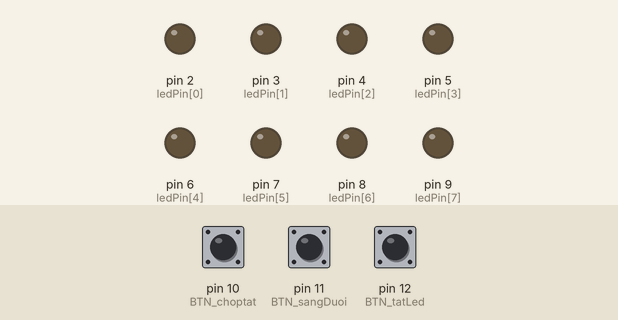
Bench run of a sketch on a simulated Arduino Uno, built with avr-gcc and run on an emulated ATmega328P. Parts: output pins drawn as LEDs (lit = HIGH). The test bench sets the inputs (shaded band); at power-on: pin 10 (BTN_choptat) LOW, pin 11 (BTN_sangDuoi) LOW, pin 12 (BTN_tatLed) LOW. What the sketch prints to the serial monitor is not drawn.

Above: at 0.8 s.
0.9 s: pin 10 (BTN_choptat) pulled HIGH for 0.15 s
At 2.0 s:
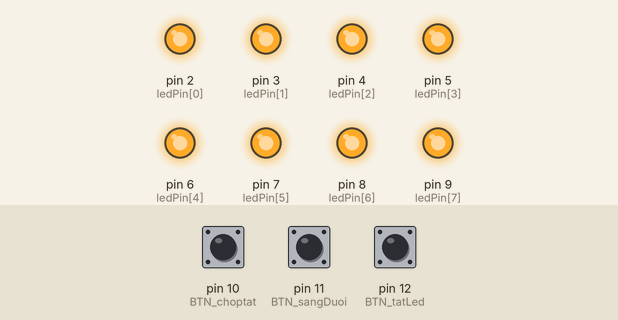
4.0 s: pin 11 (BTN_sangDuoi) pulled HIGH for 0.15 s
7.0 s: pin 12 (BTN_tatLed) pulled HIGH for 0.15 s
At 7.4 s:
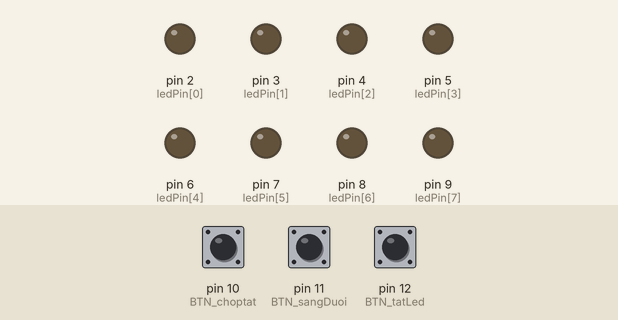
8.6 s: pin 11 (BTN_sangDuoi) pulled HIGH for 0.15 s
At 9.7 s:
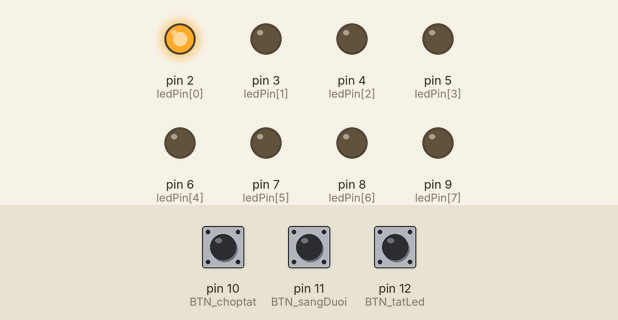
11.7 s: pin 10 (BTN_choptat) pulled HIGH for 1 s
At 12.5 s:
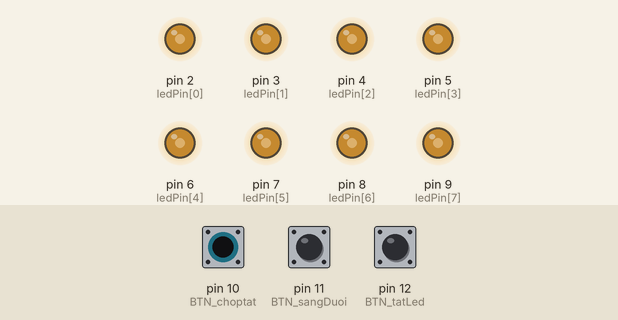
15.7 s: pin 11 (BTN_sangDuoi) pulled HIGH for 0.15 s
Timing chart, 0 to 25.2 s (numbered marks = the images above; inputs shaded):
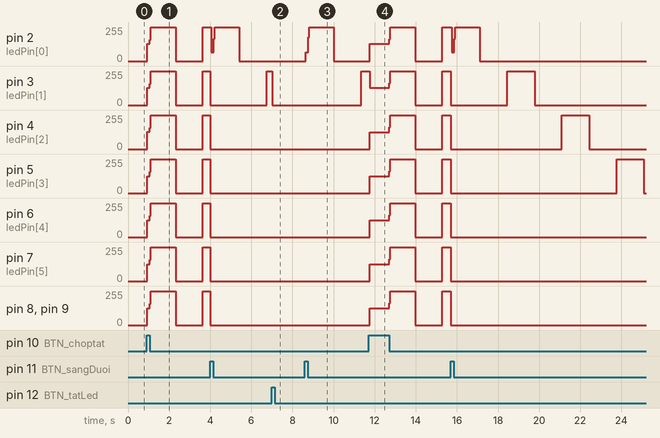

Measured:
- after the input at 0.9 s, pin 2 (ledPin[0]), pin 3 (ledPin[1]): 0/255 → 128/255 at once, → 255/255 0.12 s later, → 0/255 1.3 s later, → 255/255 1.3 s later
- after the input at 7.0 s, pin 3 (ledPin[1]): 255/255 → 0/255 after 0.01 s instead of 1.1 s
- after the input at 8.6 s, pin 2 (ledPin[0]): 0/255 → 67/255 after 0.05 s, → 255/255 0.12 s later, → 0/255 1.2 s later; pin 3 (ledPin[1]): 0/255 → 255/255 after 2.7 s
- after the input at 11.7 s, pin 2 (ledPin[0]): 0/255 → 128/255 after 0.05 s, → 255/255 0.96 s later, → 0/255 1.3 s later, → 255/255 1.3 s later; pin 5 (ledPin[3]): 0/255 → 127/255 after 0.05 s, → 255/255 0.96 s later, → 0/255 1.3 s later, → 255/255 1.3 s later

The sketch:

setjmp.ino
```cpp
#include <setjmp.h>

/*
 Link Video: https://drive.google.com/file/d/166aYrY-tHOCWTQP2cpl0kgDqlWp1YwFW/view?usp=sharing
 */
jmp_buf temp;

int val = 0;

#define TRY if ((val = setjmp(temp)) == 0)
#define CATCH(NUM) else if (val == NUM)
#define THROW(NUM) longjmp(temp, NUM)

byte ledPin[] = {2, 3, 4, 5, 6, 7, 8, 9};
byte sizeLed;

void setup() {

  Serial.begin(9600);
  sizeLed = sizeof(ledPin);


  for (int i = 0; i < sizeLed; i++) {
    pinMode(ledPin[i], OUTPUT);
    digitalWrite(ledPin[i], LOW);
  }
  Serial.println(sizeLed);
  pinMode(10, INPUT);
  pinMode(11, INPUT);
  pinMode(12, INPUT);
  val = setjmp(temp);
  while (1) {
    switch (val) {
      case 3:
        tatLed();
        break;
      case 1:
        chopTat();
        break;
      case 2:
        sangDuoi();
        break;
      default:
        BTN_choptat();
        BTN_sangDuoi();
        BTN_tatLed();
        break;
    }
  }

}

void loop() {

}

void BTN_choptat() {
  int ssButton = digitalRead(10);
  if (ssButton == HIGH) {
    for (int i = 0; i < sizeLed; i++) {
      digitalWrite(ledPin[i], LOW);
    }
    THROW(1);
  }
}

void BTN_sangDuoi() {
  int ssButton = digitalRead(11);
  if (ssButton == HIGH) {
    for (int i = 0; i < sizeLed; i++) {
      digitalWrite(ledPin[i], LOW);
    }
    THROW(2);
  }
}

void BTN_tatLed() {
  int ssButton = digitalRead(12);
  if (ssButton == HIGH) {
    THROW(3);
  }
}

void delay1s_check() {
  for (int i = 0; i < 80; i++) {
    BTN_choptat();
    BTN_sangDuoi();
    BTN_tatLed();
    for (int j = 0; j < 8; j++) {
      Serial.println("");
    }
  }
}

void chopTat() {
  for (int i = 0; i < 5; i++) {
    for (int j = 0; j < sizeLed; j++) {
      digitalWrite(ledPin[j], HIGH);
    }
    delay1s_check();
    for (int j = 0; j < sizeLed; j++) {
      digitalWrite(ledPin[j], LOW);
    }
    delay1s_check();
  }
}

void sangDuoi() {
  for (int i = 0; i < 3; i++) {
    for (int j = 0; j < sizeLed; j++) {
      digitalWrite(ledPin[j], HIGH);
      delay1s_check();
      digitalWrite(ledPin[j], LOW);
      delay1s_check();
    }
  }
}

void tatLed() {
  for (int i = 0; i < sizeLed; i++) {
    digitalWrite(ledPin[i], LOW);
  }
  delay1s_check();
}
```
